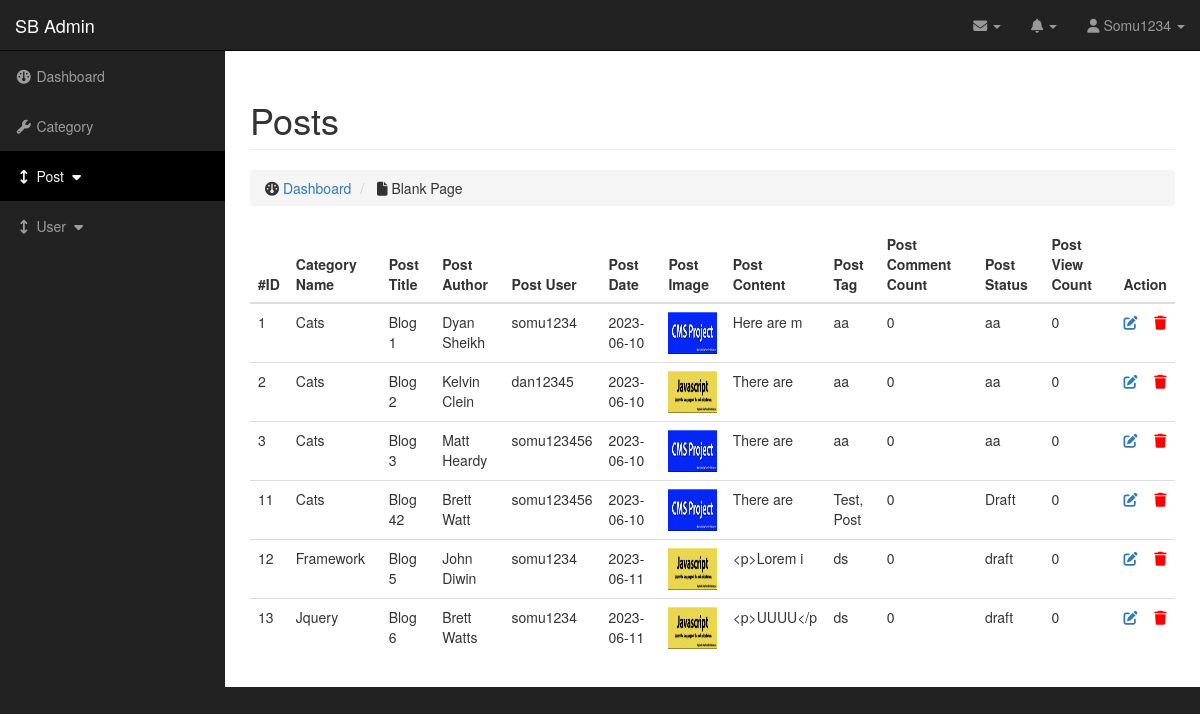
The page /admin/post.php (signed in) on the database its author committed.
### tables this page shows
CREATE TABLE `tbl_posts` (
  `id` int(11) NOT NULL,
  `post_cat_id` int(11) DEFAULT NULL,
  `post_title` varchar(100) DEFAULT NULL,
  `post_author` varchar(100) DEFAULT NULL,
  `post_user` varchar(100) DEFAULT NULL,
  `post_date` varchar(100) DEFAULT NULL,
  `post_image` varchar(100) DEFAULT NULL,
  `post_content` longtext DEFAULT NULL,
  `post_tag` varchar(100) DEFAULT NULL,
  `post_comment_count` varchar(100) DEFAULT NULL,
  `post_status` varchar(100) DEFAULT NULL,
  `post_view_count` varchar(100) DEFAULT NULL,
  `created_at` datetime NOT NULL DEFAULT current_timestamp(),
  `updated_at` timestamp NULL DEFAULT current_timestamp() ON UPDATE current_timestamp(),
  `deleted_at` datetime DEFAULT NULL
);

CREATE TABLE `tbl_category` (
  `id` int(11) NOT NULL,
  `cat_name` varchar(100) NOT NULL,
  `updated_at` date DEFAULT current_timestamp(),
  `deleted_at` date DEFAULT NULL
);

CREATE TABLE `tbl_users` (
  `user_id` int(11) NOT NULL,
  `username` varchar(100) NOT NULL,
  `password` varchar(100) NOT NULL,
  `user_firstname` varchar(100) NOT NULL,
  `user_lastname` varchar(100) NOT NULL,
  `user_email` varchar(100) NOT NULL,
  `user_role` varchar(100) NOT NULL,
  `user_image` varchar(100) NOT NULL,
  `status` varchar(255) NOT NULL DEFAULT '1',
  `created_at` datetime NOT NULL DEFAULT current_timestamp() ON UPDATE current_timestamp(),
  `updateed_at` datetime NOT NULL DEFAULT current_timestamp() ON UPDATE current_timestamp(),
  `deleted_at` datetime DEFAULT NULL
);

### database.php (called while the page is built, shortened)
<?php
class database{
    private $hostname = DB_HOSTNAME;
    private $dbName = DB_NAME;
    private $username = DB_USERNAME;
    private $password = DB_USERPWD;
    public function __construct(){
    try{
        if($this->conn = new mysqli($this->hostname,$this->username,$this->password,$this->dbName)){
            return $this->conn;
        }else{
            throw new Exception('Unable to connect');
        }
    }catch(Exception $e){
            echo $e->getMessage();
        }
    }
}
?>

### maincontroller.php (called while the page is built, shortened)
<?php
require_once "../database.php";
class maincontroller extends database{
    public function fetchAllPosts($table_name, $foreign_table_name, $foreign_table_name1, $name){
        $user_role = $this->loggedInUserRole($foreign_table_name1, $name);
        $user_id = $this->loggedinUserId();
        if($user_role != 'admin'){
        $sql = "SELECT $foreign_table_name.cat_name,
                $table_name.id,
                $table_name.post_title,
                $table_name.post_author,
                $table_name.post_user,
                $table_name.post_date,
                $table_name.post_image,
                $table_name.post_content,
                $table_name.post_tag,
                $table_name.post_status,
                $table_name.post_comment_count,
                $table_name.post_view_count,
                $foreign_table_name1.username AS username
                FROM $table_name
                INNER JOIN $foreign_table_name
                ON $table_name.post_cat_id = $foreign_table_name.id
                INNER JOIN $foreign_table_name1
                ON $table_name.post_user = $foreign_table_name1.user_id
                WHERE $table_name.post_user = $user_id AND
                $table_name.deleted_at IS NULL
                ORDER BY $table_name.id";
        }else{
            $sql = "SELECT $foreign_table_name.cat_name,
                $table_name.id,
                $table_name.post_title,
                $table_name.post_author,
                $table_name.post_user,
                $table_name.post_date,
                $table_name.post_image,
                $table_name.post_content,
                $table_name.post_tag,
                $table_name.post_status,
                $table_name.post_comment_count,
                $table_name.post_view_count,
                $foreign_table_name1.username AS username
                FROM $table_name
                INNER JOIN $foreign_table_name
                ON $table_name.post_cat_id = $foreign_table_name.id
                INNER JOIN $foreign_table_name1
                ON $table_name.post_user = $foreign_table_name1.user_id WHERE
                $table_name.deleted_at IS NULL
                ORDER BY $table_name.id
                ";
        }
        $res = $this->conn->query($sql);
        if($res->num_rows > 0){
            return $res;
        }else{
            return false;
        }
    }
    function loggedinUserId(){
        $sql = "SELECT `user_id` FROM `tbl_users` WHERE `username`='loggedinUsername()'";
        $res = $this->conn->query($sql);
    }
    function loggedInUserRole($foreign_table_name1, $name){
        $sql2 = "SELECT `user_role` FROM $foreign_table_name1 WHERE `username` = '$name'";
        $res2 = $this->conn->query($sql2);
        if(mysqli_num_rows($res2) > 0){
            foreach($res2 as $val){
                $user_role = implode(",",$val);
                return $user_role;
            }
        }
        return false;
    }
}
?>

### admin/post.php (the view, shortened to what this page needs)
<?php
require_once "../maincontroller.php";
$obj = new maincontroller();
$name = $_SESSION['name'];
$result = $obj->fetchAllPosts('tbl_posts', 'tbl_category', 'tbl_users', $name);
?>
<!DOCTYPE html>
<html lang="en">
<head>
    <link rel="stylesheet" href="https://maxcdn.bootstrapcdn.com/bootstrap/3.3.7/css/bootstrap.min.css" />
    <link rel="stylesheet" href="https://lipis.github.io/bootstrap-sweetalert/dist/sweetalert.css" />
</head>
<body>
    <?php include "include/header.php"; ?>
    <div id="wrapper">
        <div id="page-wrapper">
            <div class="container-fluid">
                <div class="row">
                    <div class="col-lg-12">
                        <h1 class="page-header">
                            Posts
                        </h1>
                        <ol class="breadcrumb">
                            <li>
                                <i class="fa fa-dashboard"></i>  <a href="dashboard.php">Dashboard</a>
                            </li>
                            <li class="">
                                <i class="fa fa-file"></i> Blank Page
                            </li>
                        </ol>
                    </div>
                </div>
                <div class="row">
                <div class="col-lg-12">
                    <div class="table-responsive">
                        <table class="table table-hover">
                            <thead>
                                <tr>
                                    <th>#ID</th>
                                    <th>Category Name</th>
                                    <th>Post Title</th>
                                    <th>Post Author</th>
                                    <th>Post User</th>
                                    <th>Post Date</th>
                                    <th>Post Image</th>
                                    <th>Post Content</th>
                                    <th>Post Tag</th>
                                    <th>Post Comment Count</th>
                                    <th>Post Status</th>
                                    <th>Post View Count</th>
                                    <th colspan="2">Action</th>
                                </tr>
                            </thead>
                            <tbody>
                                <?php
                                foreach ($result as $row){
                                ?>
                                <tr id="row<?php echo $row['id'];?>">
                                    <td><?php echo $row['id'];?></td>
                                    <td><?php echo $row['cat_name'];?></td>
                                    <td><?php echo $row['post_title'];?></td>
                                    <td><?php echo $row['post_author'];?></td>
                                    <td><?php echo $row['username'];?></td>
                                    <td><?php echo $row['post_date'];?></td>
                                    <td>
                                    <img src="./images/posts/<?php echo $row['post_image'];?>" class="img-responsive" style="height:42px;width:71px;" alt="Image">
                                    </td>
                                    <td><?php echo htmlentities(substr($row['post_content'],0,10));?></td>
                                    <td><?php echo $row['post_tag'];?></td>
                                    <td><?php echo $row['post_comment_count'];?></td>
                                    <td><?php echo $row['post_status'];?></td>
                                    <td><?php echo $row['post_view_count'];?></td>
                                    <td>
                                    <a href="postEdit.php?edit=<?php echo $row['id'];?>"><i class="fa fa-edit" aria-hidden="true" title="edit"></i></a></td>
                                    <td>
                                    <a href="javascript:void(0)" data-id="<?php echo $row['id'];?>" class="btndelete"><i class="fa fa-trash" aria-hidden="true" title="delete"></i></a></td>
                                </tr>
                                <?php }?>
                            </tbody>
                        </table>
                    </div>
                </div>
            </div>
        </div>
    </div>
</body>
</html>

### admin/css/sb-admin.css (style rules this page uses)
body { margin-top: 100px; background-color: #222; }
@media (min-width:768px) { body { margin-top: 50px; } }
#wrapper { padding-left: 0; }
#page-wrapper { width: 100%; padding: 0; background-color: #fff; }
@media (min-width:768px) { #wrapper { padding-left: 225px; } }
@media (min-width:768px) { #page-wrapper { padding: 10px; } }

### admin/post.php (style rules this page uses)
.btndelete { border: none; background: none; color: red; }

### rows shown on the page
tbl_posts: id "1", post_cat.cat_name "Cats", post_title "Blog 1", post_author "Dyan Sheikh", tbl_users.username "somu1234", post_date "2023-06-10", post_image (picture), post_content "Here are m", post_tag "aa", post_comment_count "0", post_status "aa", post_view_count "0"
tbl_posts: id "2", post_cat.cat_name "Cats", post_title "Blog 2", post_author "Kelvin Clein", tbl_users.username "dan12345", post_date "2023-06-10", post_image (picture), post_content "There are", post_tag "aa", post_comment_count "0", post_status "aa", post_view_count "0"
tbl_posts: id "3", post_cat.cat_name "Cats", post_title "Blog 3", post_author "Matt Heardy", tbl_users.username "somu123456", post_date "2023-06-10", post_image (picture), post_content "There are", post_tag "aa", post_comment_count "0", post_status "aa", post_view_count "0"
tbl_posts: id "11", post_cat.cat_name "Cats", post_title "Blog 42", post_author "Brett Watt", tbl_users.username "somu123456", post_date "2023-06-10", post_image (picture), post_content "There are", post_tag "Test, Post", post_comment_count "0", post_status "Draft", post_view_count "0"
tbl_posts: id "12", post_cat.cat_name "Framework", post_title "Blog 5", post_author "John Diwin", tbl_users.username "somu1234", post_date "2023-06-11", post_image (picture), post_content "<p>Lorem i", post_tag "ds", post_comment_count "0", post_status "draft", post_view_count "0"
tbl_posts: id "13", post_cat.cat_name "Jquery", post_title "Blog 6", post_author "Brett Watts", tbl_users.username "somu1234", post_date "2023-06-11", post_image (picture), post_content "<p>UUUU</p", post_tag "ds", post_comment_count "0", post_status "draft", post_view_count "0"

### other values the page prints
$_SESSION['name'] "Somu1234"
